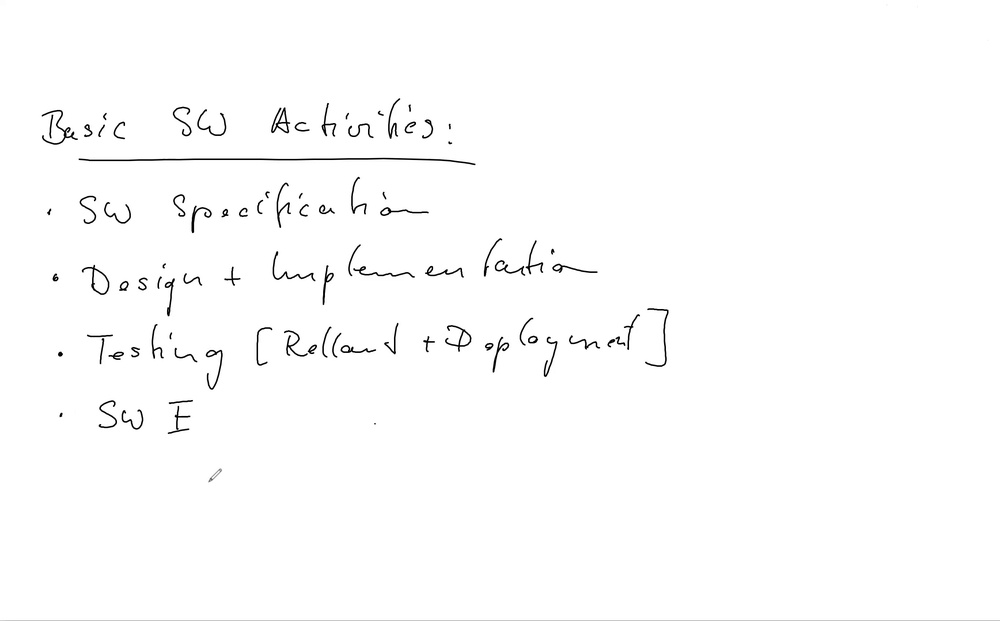
#> input picture ausarbeitung/20200327-125004_Software-31-1.jpg, 1000 x 621 px, shrunk from 2736 x 1700 before the run
$ python -i visualFeaturesUtils.py   (imports and definitions only)
#> lines starting #> are read from the running program, lines starting #| are printed output that depends on the picture; after the words box and inside, x2 and y2 are one past the last pixel; in counts of white or black regions, pixels touching at a corner belong together
#> further down, picture is the input picture: shape (621, 1000, 3); min 0, max 255, mean 252.3
import cv2
import math
from collections import namedtuple
import numpy as np

ColorMoments = namedtuple('ColorMoments', ['mean', 'stdDeviation', 'skewness'])
# [49 lines left out: functions getEntropy, getColorMoments, getEuclideanDistance, getRegionOfInterest, not called in this run]

def preprocess(img):
    imgGray=cv2.cvtColor(img,cv2.COLOR_BGR2GRAY)
    imgBlur=cv2.GaussianBlur(imgGray,(5,5),1)
    imgCanny=cv2.Canny(imgBlur,200,200)
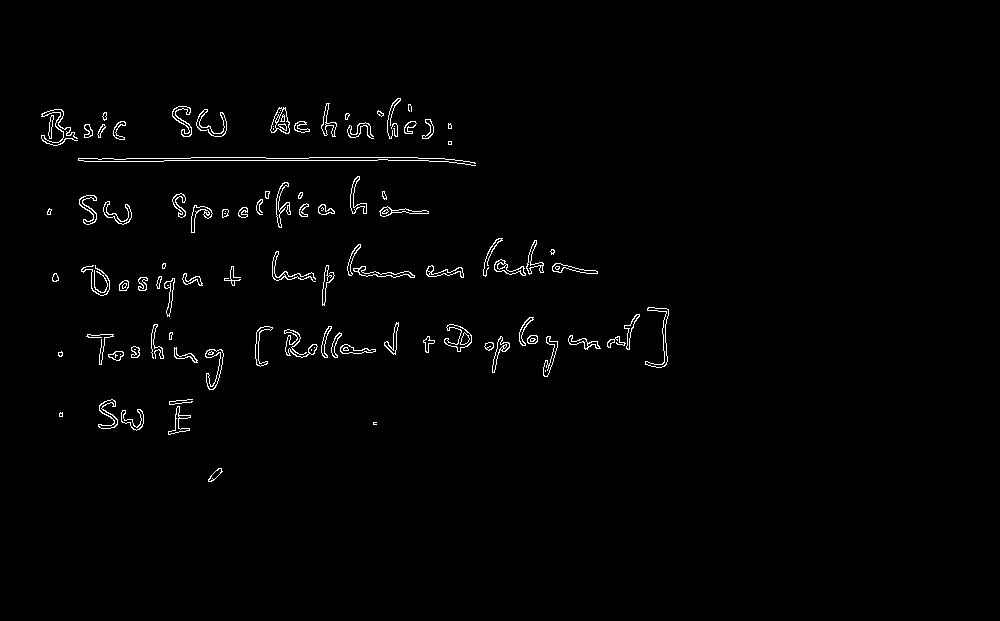
#> imgCanny: shape (621, 1000); 1.3% white in thin lines or dots, all inside (x1, y1, x2, y2) = (41, 98, 669, 482)
    kernel=np.ones((5,5))
    imgDial=cv2.dilate(imgCanny,kernel,iterations=2)
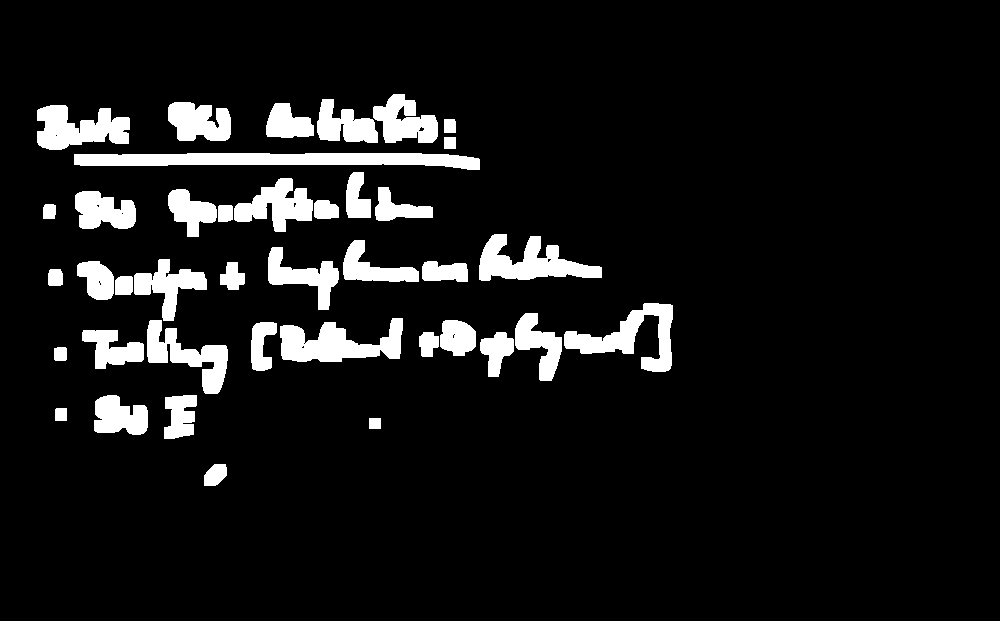
#> imgDial: shape (621, 1000); 8.4% white; 40 white regions, largest, box (x1, y1, x2, y2) and area: (74, 153, 480, 170) 4825, (280, 318, 403, 362) 3212, (479, 234, 602, 281) 3051
    imgThres=cv2.erode(imgDial,kernel,iterations=1)
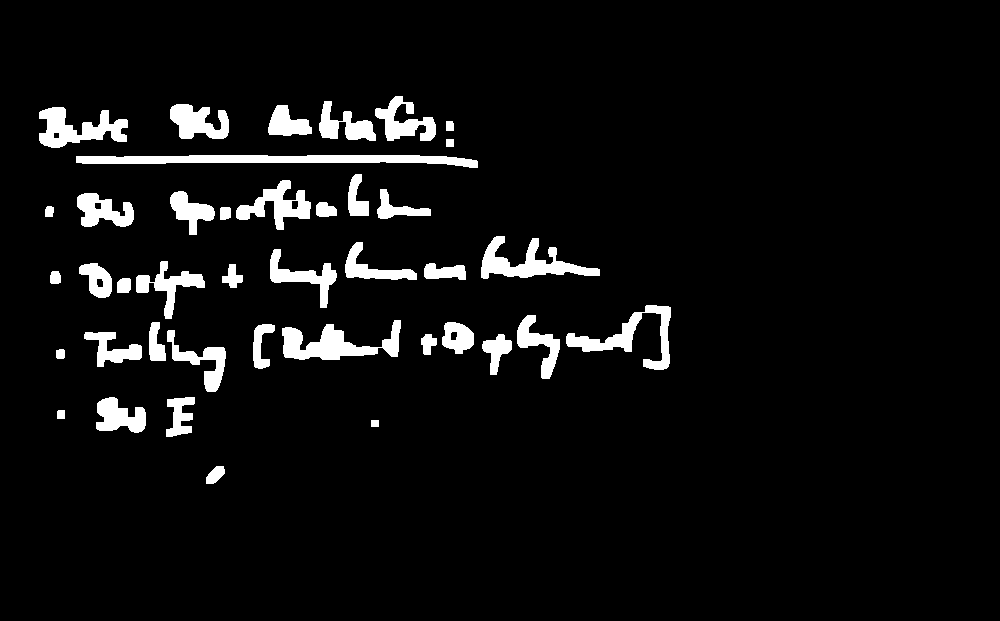
#> imgThres: shape (621, 1000); 5.6% white; 41 white regions, largest, box (x1, y1, x2, y2) and area: (76, 155, 478, 168) 3133, (282, 320, 401, 360) 2308, (481, 236, 600, 279) 2076
    return imgThres

>>> import cv2
>>> picture = cv2.imread('ausarbeitung/20200327-125004_Software-31-1.jpg')
>>> result = preprocess(picture)

$ run again, on ausarbeitung/Artificial-14-1.jpg
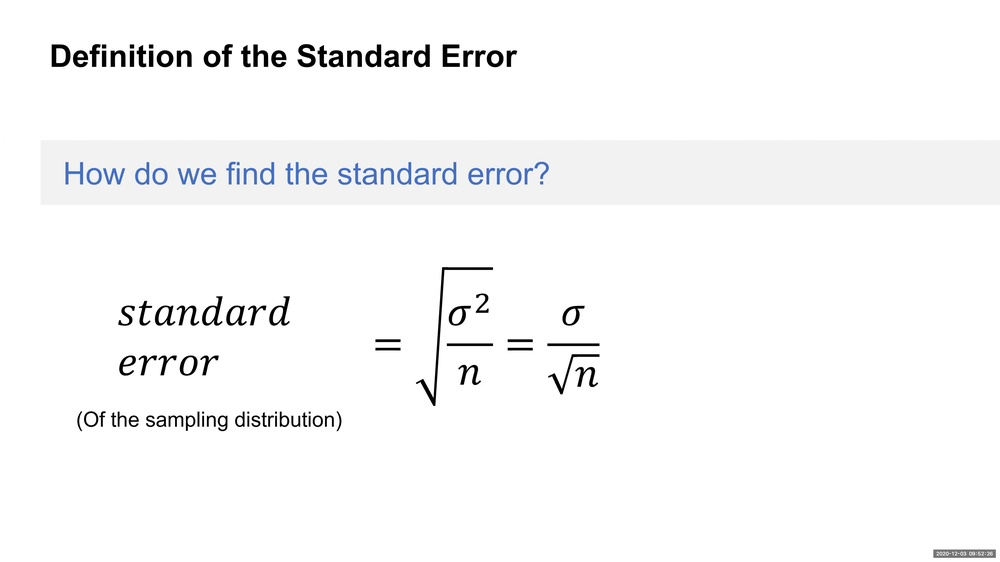
#> input picture ausarbeitung/Artificial-14-1.jpg, 1000 x 562 px, shrunk from 3840 x 2160 before the run
#> picture is the input picture: shape (562, 1000, 3); mean B, G, R 248.9, 248.5, 248.3
#> in preprocess, `imgCanny=cv2.Canny(imgBlur,200,200)`:
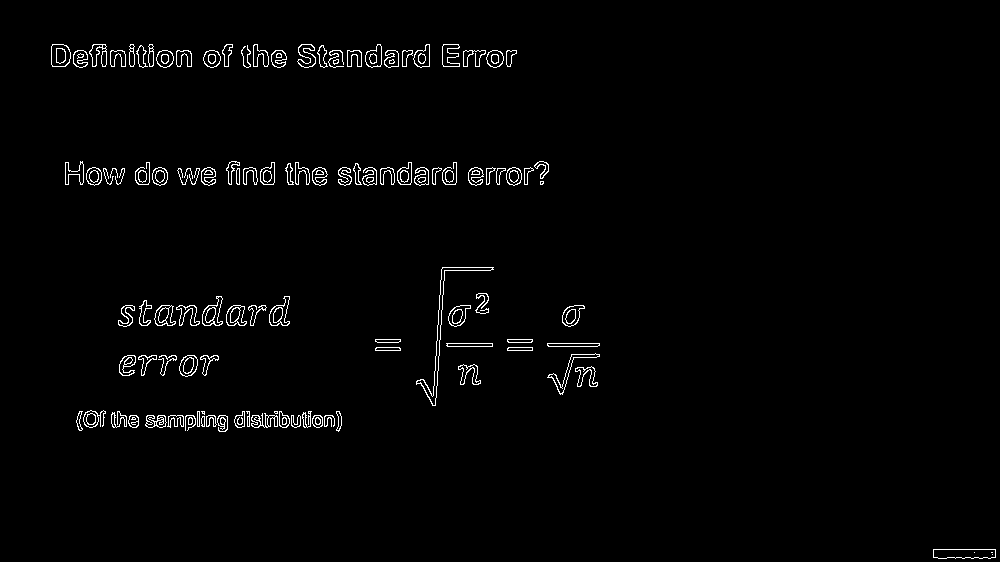
#> imgCanny: shape (562, 1000); 1.7% white in thin lines or dots, all inside (x1, y1, x2, y2) = (51, 44, 996, 559)
#> imgDial: shape (562, 1000); 9.2% white; 21 white regions, largest, box (x1, y1, x2, y2) and area: (72, 406, 346, 436) 6403, (114, 292, 294, 331) 5371, (412, 263, 498, 410) 4676
#> in preprocess, `imgThres=cv2.erode(imgDial,kernel,iterations=1)`:
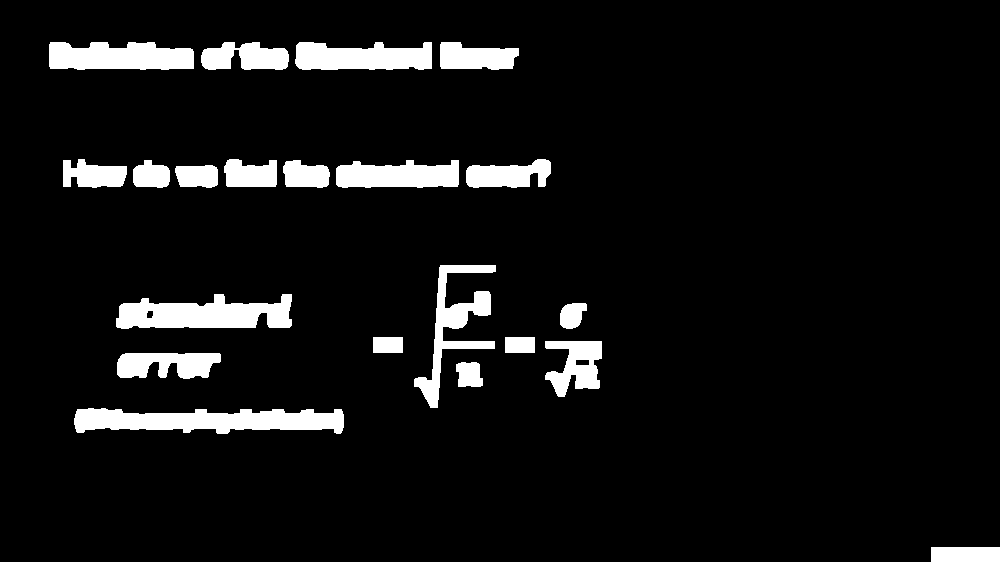
#> imgThres: shape (562, 1000); 7.1% white; 21 white regions, largest, box (x1, y1, x2, y2) and area: (74, 408, 344, 434) 5027, (116, 294, 292, 329) 4303, (49, 42, 194, 70) 3443

$ run again, on ausarbeitung/other.PNG
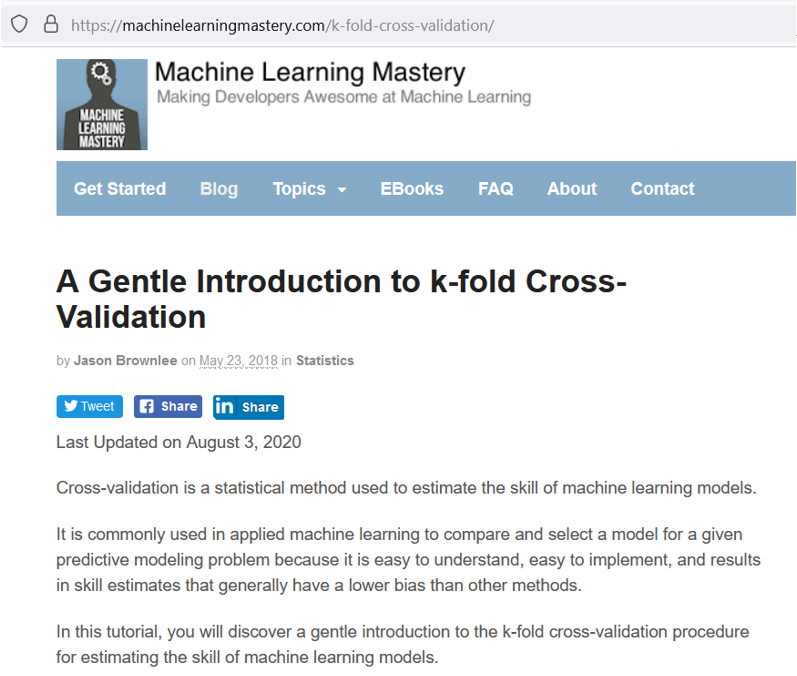
#> input picture ausarbeitung/other.PNG, 797 x 676 px
#> picture is the input picture: shape (676, 797, 3); mean B, G, R 238.8, 235.9, 232.2
#> in preprocess, `imgCanny=cv2.Canny(imgBlur,200,200)`:
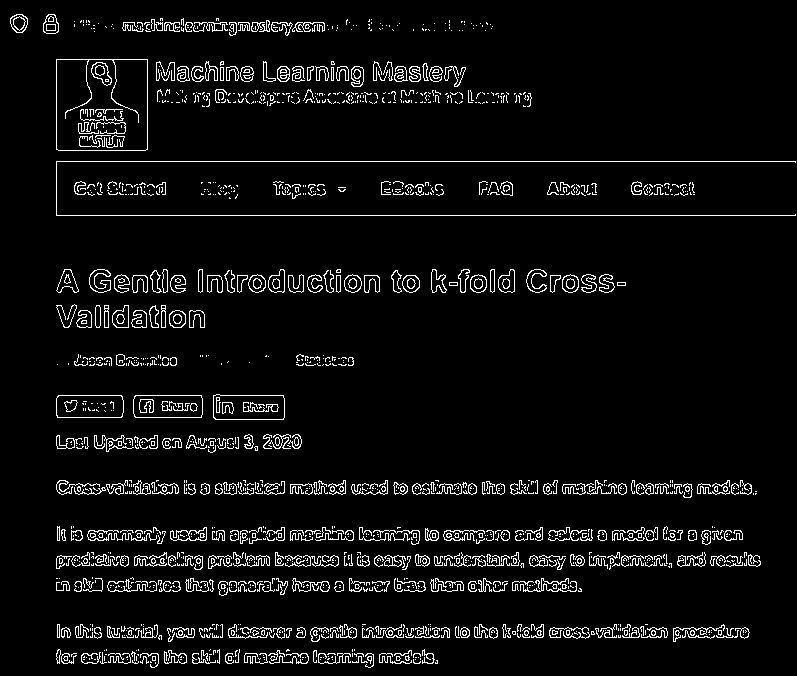
#> imgCanny: shape (676, 797); 5.4% white in thin lines or dots
#> imgDial: shape (676, 797); 31% white; 37 white regions, largest, box (x1, y1, x2, y2) and area: (52, 522, 765, 600) 39343, (52, 55, 536, 155) 23006, (52, 620, 754, 672) 22220
#> in preprocess, `imgThres=cv2.erode(imgDial,kernel,iterations=1)`:
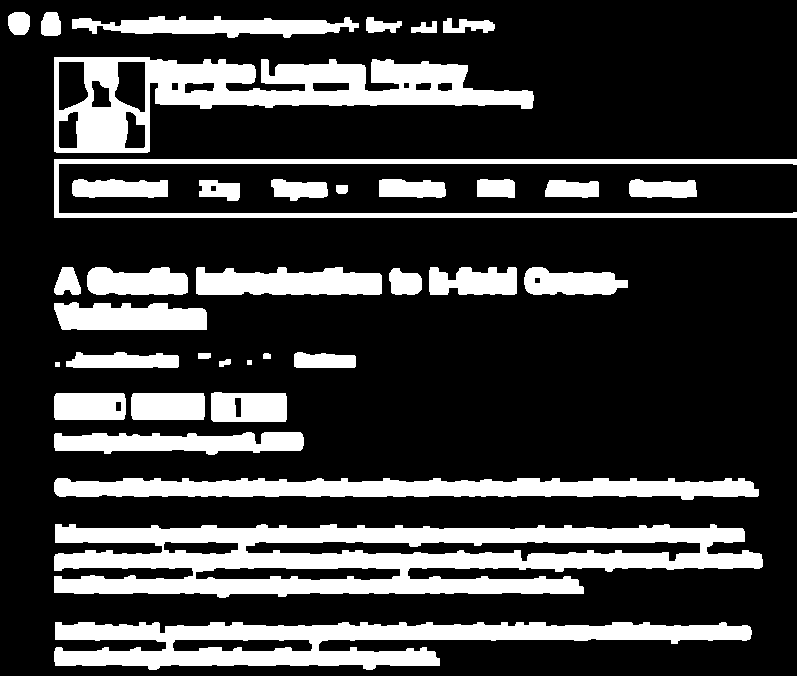
#> imgThres: shape (676, 797); 23.3% white; 37 white regions, largest, box (x1, y1, x2, y2) and area: (54, 524, 763, 598) 30459, (54, 57, 534, 153) 17938, (54, 622, 752, 670) 17152
